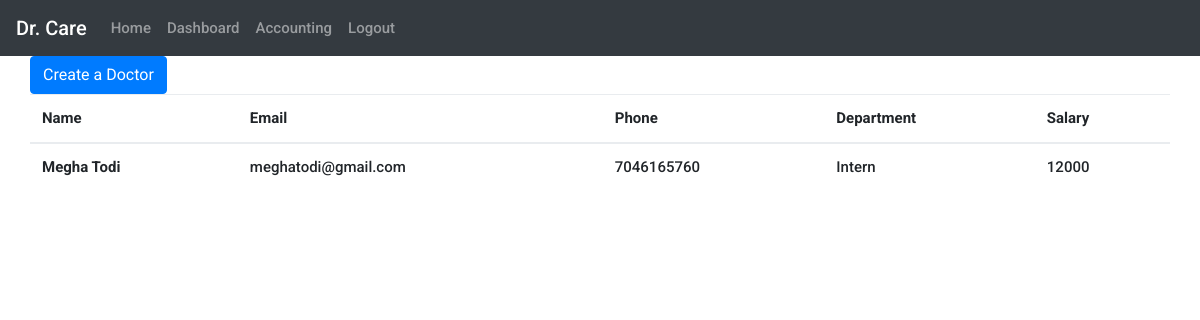
The page /hr/dashboard/ (signed in) on the database its author committed.
### base/models.py (models this page shows, shortened)
class Doctor(models.Model):
    user=models.ForeignKey(Profile,on_delete=models.CASCADE)
    Name=models.CharField(max_length=100,default=None)
    Age=models.IntegerField(default=0)
    Gender=models.CharField(max_length=20,choices=Gender_choices,default=None)
    Address=models.CharField(max_length=500,default=None)
    BloodType=models.CharField(max_length=50,default=None)
    Department=models.CharField(max_length=20,default=None)
    Salary=models.IntegerField(default=0)
    Attendance=models.IntegerField(default=0)

class Profile(models.Model):
    user=models.OneToOneField(User,on_delete=models.CASCADE)
    Firstname=models.CharField(max_length=100,blank=True, null=True)
    Lastname=models.CharField(max_length=100,blank=True, null=True)
    Email=models.EmailField(max_length=200)
    Phone=models.CharField(max_length=10)
    Registeras=models.CharField(max_length=30,blank=True, null=True,choices=category_choices)

### base/views.py (the view)
# urls.py: path('hr/dashboard/',views.ddashboard,name='ddash'),
@login_required(login_url='/login/')
def ddashboard(request):
    doc=Doctor.objects.all()
    context={
        'doc':doc,
    }
    return render(request,'hr/dashboard.html',context)

### base/templates/hr/dashboard.html
{% extends 'hr/base.html' %}
{% block content %}
<div class="container">
        <a class="btn btn-primary" href="{% url 'doc_new' %}" role="button">Create a Doctor</a>
        <table class="table">
        <thead>
            <tr>
            <th scope="col">Name</th>
            <th scope="col">Email</th>
            <th scope="col">Phone</th>
            <th scope="col">Department</th>
            <th scope="col">Salary</th>
            </tr>
        </thead>
        {% for val in doc %}
        <tbody>
            <tr>
            <th scope="row">{{ val.Name }}</th>
            <td>{{ val.user.Email }}</td>
            <td>{{ val.user.Phone }}</td>
            <td>{{ val.Department }}</td>
            <td>{{ val.Salary }}</td>
            </tr>
        </tbody>
        {% endfor %}
        </table>
    </div>
{% endblock %}

### base/static/styles/contact.css (style rules this page uses)
* { margin: 0; padding: 0; -webkit-font-smoothing: antialiased; -webkit-text-shadow: rgba(0,0,0,.01) 0 0 1px; text-shadow: rgba(0,0,0,.01) 0 0 1px; }
body { font-family: 'Roboto', sans-serif; font-size: 15px; font-weight: 500; background: #FFFFFF; color: #696969; }
div { display: block; position: relative; -webkit-box-sizing: border-box; -moz-box-sizing: border-box; box-sizing: border-box; }
a { -webkit-transition: all 200ms ease; -moz-transition: all 200ms ease; -ms-transition: all 200ms ease; -o-transition: all 200ms ease; transition: all 200ms ease; }
a, a:hover, a:visited, a:active, a:link { text-decoration: none; -webkit-font-smoothing: antialiased; -webkit-text-shadow: rgba(0,0,0,.01) 0 0 1px; text-shadow: rgba(0,0,0,.01) 0 0 1px; }

### base/static/styles/main_styles.css (style rules this page uses)
* { margin: 0; padding: 0; -webkit-font-smoothing: antialiased; -webkit-text-shadow: rgba(0,0,0,.01) 0 0 1px; text-shadow: rgba(0,0,0,.01) 0 0 1px; }
body { font-family: 'Roboto', sans-serif; font-size: 15px; font-weight: 500; background: #FFFFFF; color: #696969; }
div { display: block; position: relative; -webkit-box-sizing: border-box; -moz-box-sizing: border-box; box-sizing: border-box; }
a { -webkit-transition: all 200ms ease; -moz-transition: all 200ms ease; -ms-transition: all 200ms ease; -o-transition: all 200ms ease; transition: all 200ms ease; }
a, a:hover, a:visited, a:active, a:link { text-decoration: none; -webkit-font-smoothing: antialiased; -webkit-text-shadow: rgba(0,0,0,.01) 0 0 1px; text-shadow: rgba(0,0,0,.01) 0 0 1px; }

### rows shown on the page
Doctor: Name "Megha Todi", user.Email "meghatodi@gmail.com", user.Phone "7046165760", Department "Intern", Salary "12000"
